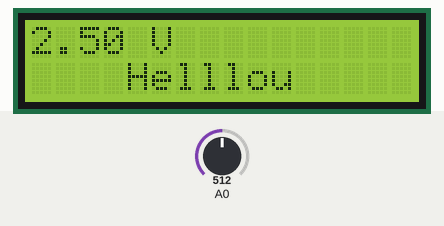
Simulated run of this sketch. Board: Arduino Uno, built with avr-gcc and run on an emulated ATmega328P. Shown: 16×2 character LCD. The test bench sets the inputs (shaded band); at power-on: A0 = 512. What the sketch prints to the serial monitor is not drawn.

Above: at 1.2 s.
1.3 s: A0 set to 716
At 2.2 s:
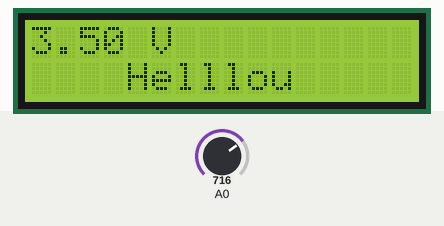
2.8 s: A0 set to 900
At 4.0 s:
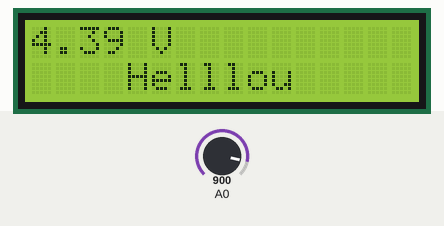
4.3 s: A0 set to 1023
At 4.6 s:
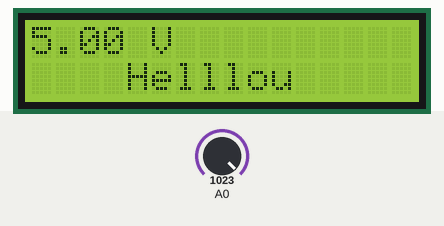
Timing chart, 0 to 7.3 s (numbered marks = the images above; inputs shaded):
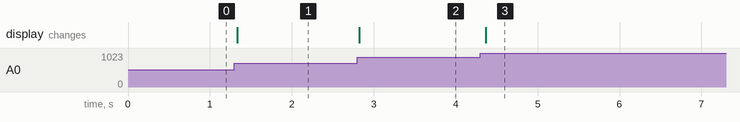

Measured:
- after the input at 1.3 s, the display: changes at once (image 1)
- after the input at 2.8 s, the display: changes at once (image 2)
- after the input at 4.3 s, the display: changes after 0.07 s (image 3)

The sketch:

display.ino
```cpp
#include <LiquidCrystal.h>

#define rs 2
#define e 3
#define d4 4
#define d5 5
#define d6 6
#define d7 7
#define spalten 16
#define zeilen 2

LiquidCrystal lcdGruen(rs,e,d4,d5,d6,d7);

float analogwert;
float wertInVolt;


void setup(){
  lcdGruen.begin(spalten,zeilen);
  Serial.begin(9600);
}

void loop(){
  analogwert = analogRead(0);
  wertInVolt = analogwert / 1024 * 5;
  Serial.print(wertInVolt);
  Serial.println(" V");
  lcdGruen.clear();
  lcdGruen.print(wertInVolt);
  lcdGruen.print(" V");
  lcdGruen.setCursor(4,1);
  lcdGruen.print("Helllou");
  delay(20);
}
```
